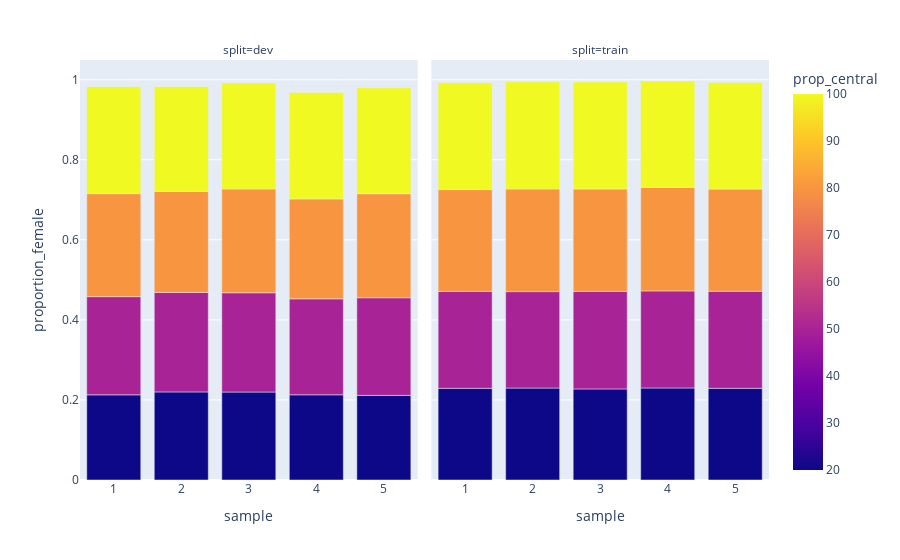

The notebook cell this image was saved under:
### Code cell
fig = px.bar(df, x = "sample", y = "proportion_female",color = "prop_central", facet_col="split", barmode="group")

fig.show()

### Figure 1 — Plotly figure (JSON) as saved in the notebook; plotly's stock layout.template omitted (floating-point values rounded to 4 significant figures)
{"data": [{"alignmentgroup": "True", "hovertemplate": "split=dev<br>sample=%{x}<br>proportion_female=%{y}<br>prop_central=%{marker.color}<extra></extra>", "legendgroup": "", "marker": {"color": [20, 50, 80, 100, 20, 50, 80, 100, 20, 50, 80, 100, 20, 50, 80, 100, 20, 50, 80, 100], "coloraxis": "coloraxis", "pattern": {"shape": ""}}, "name": "", "offsetgroup": "", "orientation": "v", "showlegend": false, "textposition": "auto", "type": "bar", "x": [1, 1, 1, 1, 2, 2, 2, 2, 3, 3, 3, 3, 4, 4, 4, 4, 5, 5, 5, 5], "xaxis": "x", "y": [0.2128, 0.2453, 0.2572, 0.2672, 0.22, 0.2487, 0.2523, 0.2614, 0.2197, 0.2481, 0.2593, 0.265, 0.2129, 0.2397, 0.2495, 0.266, 0.2114, 0.244, 0.2598, 0.2644], "yaxis": "y"}, {"alignmentgroup": "True", "hovertemplate": "split=train<br>sample=%{x}<br>proportion_female=%{y}<br>prop_central=%{marker.color}<extra></extra>", "legendgroup": "", "marker": {"color": [20, 50, 80, 100, 20, 50, 80, 100, 20, 50, 80, 100, 20, 50, 80, 100, 20, 50, 80, 100], "coloraxis": "coloraxis", "pattern": {"shape": ""}}, "name": "", "offsetgroup": "", "orientation": "v", "showlegend": false, "textposition": "auto", "type": "bar", "x": [1, 1, 1, 1, 2, 2, 2, 2, 3, 3, 3, 3, 4, 4, 4, 4, 5, 5, 5, 5], "xaxis": "x2", "y": [0.229, 0.2419, 0.2545, 0.2669, 0.2297, 0.2409, 0.2564, 0.2677, 0.2275, 0.2435, 0.2559, 0.2673, 0.2299, 0.2424, 0.2586, 0.2658, 0.229, 0.2425, 0.2552, 0.2662], "yaxis": "y2"}], "layout": {"annotations": [{"font": {}, "showarrow": false, "text": "split=dev", "x": 0.245, "xanchor": "center", "xref": "paper", "y": 1, "yanchor": "bottom", "yref": "paper"}, {"font": {}, "showarrow": false, "text": "split=train", "x": 0.755, "xanchor": "center", "xref": "paper", "y": 1, "yanchor": "bottom", "yref": "paper"}], "barmode": "group", "coloraxis": {"colorbar": {"title": {"text": "prop_central"}}, "colorscale": [[0, "#0d0887"], [0.1111, "#46039f"], [0.2222, "#7201a8"], [0.3333, "#9c179e"], [0.4444, "#bd3786"], [0.5556, "#d8576b"], [0.6667, "#ed7953"], [0.7778, "#fb9f3a"], [0.8889, "#fdca26"], [1, "#f0f921"]]}, "legend": {"tracegroupgap": 0}, "margin": {"t": 60}, "xaxis": {"anchor": "y", "domain": [0, 0.49], "title": {"text": "sample"}}, "xaxis2": {"anchor": "y2", "domain": [0.51, 1], "matches": "x", "title": {"text": "sample"}}, "yaxis": {"anchor": "x", "domain": [0, 1], "title": {"text": "proportion_female"}}, "yaxis2": {"anchor": "x2", "domain": [0, 1], "matches": "y", "showticklabels": false}}}
